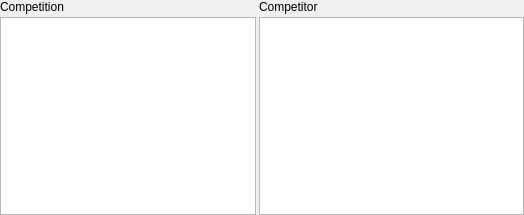
<?xml version="1.0" encoding="UTF-8"?>
<ui version="4.0">
 <class>CompetitorWidget</class>
 <widget class="QWidget" name="CompetitorWidget">
  <property name="geometry">
   <rect>
    <x>0</x>
    <y>0</y>
    <width>524</width>
    <height>215</height>
   </rect>
  </property>
  <layout class="QVBoxLayout" name="verticalLayout_3">
   <property name="spacing">
    <number>3</number>
   </property>
   <property name="leftMargin">
    <number>0</number>
   </property>
   <property name="topMargin">
    <number>0</number>
   </property>
   <property name="rightMargin">
    <number>0</number>
   </property>
   <property name="bottomMargin">
    <number>0</number>
   </property>
   <item>
    <layout class="QHBoxLayout" name="horizontalLayout_2">
     <item>
      <layout class="QVBoxLayout" name="verticalLayout_2">
       <item>
        <widget class="QLabel" name="label">
         <property name="text">
          <string>Competition</string>
         </property>
        </widget>
       </item>
       <item>
        <widget class="QListView" name="competitionView">
         <property name="sizePolicy">
          <sizepolicy hsizetype="Preferred" vsizetype="Expanding">
           <horstretch>0</horstretch>
           <verstretch>0</verstretch>
          </sizepolicy>
         </property>
         <property name="editTriggers">
          <set>QAbstractItemView::NoEditTriggers</set>
         </property>
         <property name="showDropIndicator" stdset="0">
          <bool>false</bool>
         </property>
         <property name="selectionBehavior">
          <enum>QAbstractItemView::SelectRows</enum>
         </property>
        </widget>
       </item>
      </layout>
     </item>
     <item>
      <layout class="QVBoxLayout" name="verticalLayout">
       <item>
        <widget class="QLabel" name="label_2">
         <property name="text">
          <string>Competitor</string>
         </property>
        </widget>
       </item>
       <item>
        <widget class="QTableView" name="competitorView">
         <property name="focusPolicy">
          <enum>Qt::StrongFocus</enum>
         </property>
         <property name="selectionMode">
          <enum>QAbstractItemView::SingleSelection</enum>
         </property>
         <property name="selectionBehavior">
          <enum>QAbstractItemView::SelectRows</enum>
         </property>
        </widget>
       </item>
      </layout>
     </item>
    </layout>
   </item>
  </layout>
 </widget>
 <resources/>
 <connections/>
</ui>
